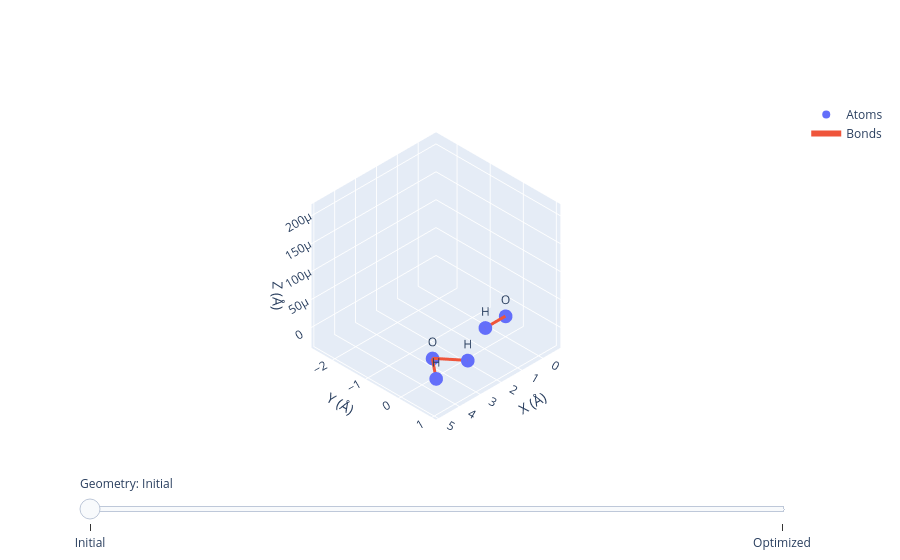

The notebook cell this image was saved under:
### Code cell
# Save to pick up later by ChimeraX
optimization_file = "optimization_no_rotation.xyz"
# Hh.savexyz(optimization_file, x0_xyz, Hh.water_from_xyz(Hh.lj_energy), mol, result)
Hh.savexyz(optimization_file, x0_xyz, Hh.water_from_xyz, mol, result)

# Display right now
u = mda.Universe(optimization_file, format="XYZ")
print("Number of frames:", len(u.trajectory))
Hh.visualize_H2O_hydroxide(u)

### Figure 1 — Plotly figure (JSON) as saved in the notebook; plotly's stock layout.template omitted (floating-point values rounded to 4 significant figures)
{"data": [{"marker": {"size": 8}, "mode": "markers+text", "name": "Atoms", "text": ["O", "H", "O", "H", "H"], "type": "scatter3d", "x": [0.0, 0.97, 3.5, 4.257, 2.743], "y": [0.0, 0.0, 0.0, 0.586, 0.586], "z": [0.0, 0.0, 0.0, 0.0, 0.0]}, {"line": {"width": 6}, "mode": "lines", "name": "Bonds", "type": "scatter3d", "x": [0, 0.97, null, 3.5, 4.257, null, 3.5, 2.743, null], "y": [0, 0, null, 0, 0.586, null, 0, 0.586, null], "z": [0, 0, null, 0, 0, null, 0, 0, null]}], "layout": {"scene": {"aspectmode": "cube", "camera": {"projection": {"type": "orthographic"}}, "xaxis": {"range": [-0.8514, 5.108], "title": {"text": "X (Å)"}}, "yaxis": {"range": [-2.636, 1.123], "title": {"text": "Y (Å)"}}, "zaxis": {"range": [-3.68e-05, 0.0002208], "title": {"text": "Z (Å)"}}}, "sliders": [{"active": 0, "currentvalue": {"prefix": "Geometry: "}, "steps": [{"args": [["0"], {"frame": {"duration": 0, "redraw": true}, "mode": "immediate", "transition": {"duration": 0}}], "label": "Initial", "method": "animate"}, {"args": [["1"], {"frame": {"duration": 0, "redraw": true}, "mode": "immediate", "transition": {"duration": 0}}], "label": "Optimized", "method": "animate"}]}]}}
